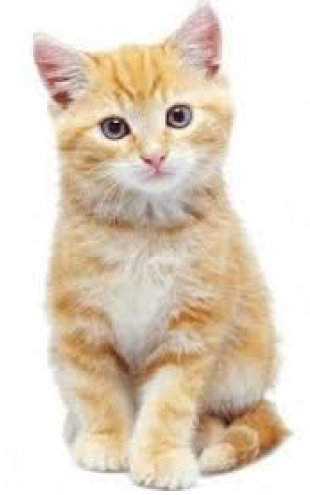
#> input picture Dhruv Submissions/Day 2/Capture.PNG, 310 x 495 px
$ python HOG.py   (older library calls are emulated)
#> lines starting #> are read from the running program, lines starting #| are printed output that depends on the picture
from skimage import exposure
from skimage import feature
import cv2
logo=cv2.imread("Capture.PNG")
#> logo is the input picture: shape (495, 310, 3); mean B, G, R 197.1, 213.7, 227.2
(H, hogImage) = feature.hog(logo, orientations=8, pixels_per_cell=(4,4),
cells_per_block=(3,3), transform_sqrt=True, block_norm="L1",
visualize=True,multichannel=True)
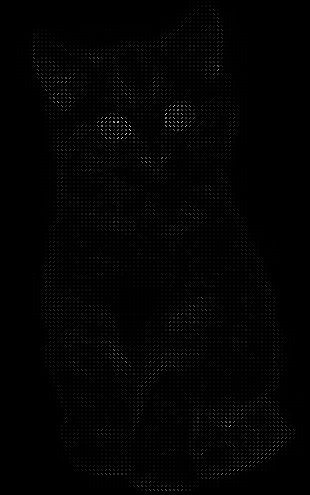
#> hogImage: shape (495, 310) float64; min 0, max 4.34, mean 0.0445; drawn with min black and max white
hogImage = exposure.rescale_intensity(hogImage,in_range=(.2,.8), out_range=(0, 210))
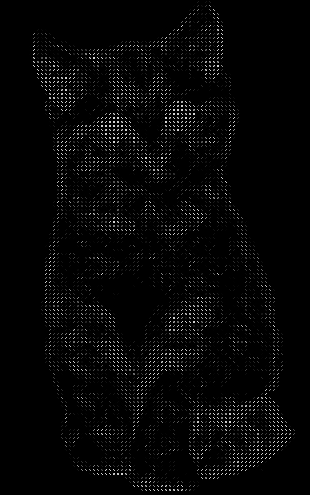
#> hogImage: shape (495, 310) float64; min 0, max 210, mean 6.1
hogImage = hogImage.astype("uint8")
cv2.imshow("HOG Image", hogImage)
cv2.waitKey(0)
cv2.destroyAllWindows()
